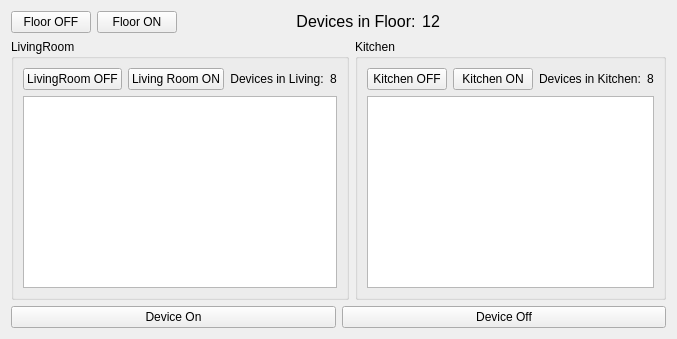
          <widget class="QWidget" name="FirstFloor">
           <attribute name="title">
            <string>First Floor</string>
           </attribute>
           <layout class="QGridLayout" name="gridLayout_7">
            <item row="0" column="0" colspan="2">
             <layout class="QGridLayout" name="gridLayout_9">
              <item row="0" column="0">
               <layout class="QHBoxLayout" name="horizontalLayout_9">
                <item>
                 <layout class="QHBoxLayout" name="horizontalLayout_8">
                  <item>
                   <widget class="QPushButton" name="pushButton_FirstFloorOff">
                    <property name="text">
                     <string>Floor OFF</string>
                    </property>
                   </widget>
                  </item>
                  <item>
                   <widget class="QPushButton" name="pushButton_FirstFloorOn">
                    <property name="text">
                     <string>Floor ON</string>
                    </property>
                   </widget>
                  </item>
                  <item>
                   <spacer name="horizontalSpacer_2">
                    <property name="orientation">
                     <enum>Qt::Orientation::Horizontal</enum>
                    </property>
                    <property name="sizeHint" stdset="0">
                     <size>
                      <width>40</width>
                      <height>20</height>
                     </size>
                    </property>
                   </spacer>
                  </item>
                  <item>
                   <widget class="QLabel" name="label_DevicesInFirstFloor">
                    <property name="text">
                     <string>&lt;html&gt;&lt;head/&gt;&lt;body&gt;&lt;p&gt;&lt;span style=&quot; font-size:12pt;&quot;&gt;Devices in Floor:&lt;/span&gt;&lt;/p&gt;&lt;/body&gt;&lt;/html&gt;</string>
                    </property>
                    <property name="alignment">
                     <set>Qt::AlignmentFlag::AlignCenter</set>
                    </property>
                   </widget>
                  </item>
                  <item>
                   <widget class="QLabel" name="Fetched_DevicesInFirstFloor">
                    <property name="text">
                     <string>&lt;html&gt;&lt;head/&gt;&lt;body&gt;&lt;p&gt;&lt;span style=&quot; font-size:12pt;&quot;&gt;12&lt;/span&gt;&lt;/p&gt;&lt;/body&gt;&lt;/html&gt;</string>
                    </property>
                    <property name="alignment">
                     <set>Qt::AlignmentFlag::AlignCenter</set>
                    </property>
                   </widget>
                  </item>
                  <item>
                   <spacer name="horizontalSpacer_3">
                    <property name="orientation">
                     <enum>Qt::Orientation::Horizontal</enum>
                    </property>
                    <property name="sizeHint" stdset="0">
                     <size>
                      <width>40</width>
                      <height>20</height>
                     </size>
                    </property>
                   </spacer>
                  </item>
                  <item>
                   <spacer name="horizontalSpacer">
                    <property name="orientation">
                     <enum>Qt::Orientation::Horizontal</enum>
                    </property>
                    <property name="sizeHint" stdset="0">
                     <size>
                      <width>40</width>
                      <height>20</height>
                     </size>
                    </property>
                   </spacer>
                  </item>
                 </layout>
                </item>
               </layout>
              </item>
             </layout>
            </item>
            <item row="1" column="0">
             <widget class="QGroupBox" name="groupBox_LivingRoom">
              <property name="title">
               <string>LivingRoom</string>
              </property>
              <layout class="QGridLayout" name="gridLayout_17">
               <item row="0" column="0">
                <layout class="QHBoxLayout" name="horizontalLayout_10">
                 <item>
                  <widget class="QPushButton" name="pushButton_LivingRoomOff">
                   <property name="text">
                    <string>LivingRoom OFF</string>
                   </property>
                  </widget>
                 </item>
                 <item>
                  <widget class="QPushButton" name="pushButton_LivingRoomOn">
                   <property name="text">
                    <string>Living Room ON</string>
                   </property>
                  </widget>
                 </item>
                 <item>
                  <layout class="QHBoxLayout" name="horizontalLayout_23">
                   <item>
                    <widget class="QLabel" name="label_DevicesInLiving">
                     <property name="text">
                      <string>&lt;html&gt;&lt;head/&gt;&lt;body&gt;&lt;p&gt;Devices in Living:&lt;/p&gt;&lt;/body&gt;&lt;/html&gt;</string>
                     </property>
                     <property name="alignment">
                      <set>Qt::AlignmentFlag::AlignCenter</set>
                     </property>
                    </widget>
                   </item>
                   <item>
                    <widget class="QLabel" name="Fetched_DevicesInLiving">
                     <property name="text">
                      <string>&lt;html&gt;&lt;head/&gt;&lt;body&gt;&lt;p&gt;8&lt;/p&gt;&lt;/body&gt;&lt;/html&gt;</string>
                     </property>
                     <property name="alignment">
                      <set>Qt::AlignmentFlag::AlignCenter</set>
                     </property>
                    </widget>
                   </item>
                  </layout>
                 </item>
                </layout>
               </item>
               <item row="1" column="0">
                <widget class="QTableView" name="tableView"/>
               </item>
              </layout>
             </widget>
            </item>
            <item row="1" column="1">
             <widget class="QGroupBox" name="groupBox_4">
              <property name="title">
               <string>Kitchen</string>
              </property>
              <layout class="QGridLayout" name="gridLayout_18">
               <item row="0" column="0">
                <layout class="QHBoxLayout" name="horizontalLayout_13">
                 <item>
                  <widget class="QPushButton" name="pushButton_KitchenOff">
                   <property name="text">
                    <string>Kitchen OFF</string>
                   </property>
                  </widget>
                 </item>
                 <item>
                  <widget class="QPushButton" name="pushButton_KitchenOn">
                   <property name="text">
                    <string>Kitchen ON</string>
                   </property>
                  </widget>
                 </item>
                 <item>
                  <layout class="QHBoxLayout" name="horizontalLayout_24">
                   <item>
                    <widget class="QLabel" name="label_DevicesInKitchen">
                     <property name="text">
                      <string>&lt;html&gt;&lt;head/&gt;&lt;body&gt;&lt;p&gt;Devices in Kitchen:&lt;/p&gt;&lt;/body&gt;&lt;/html&gt;</string>
                     </property>
                     <property name="alignment">
                      <set>Qt::AlignmentFlag::AlignCenter</set>
                     </property>
                    </widget>
                   </item>
                   <item>
                    <widget class="QLabel" name="Fetched_DevicesInKitchen">
                     <property name="text">
                      <string>&lt;html&gt;&lt;head/&gt;&lt;body&gt;&lt;p&gt;8&lt;/p&gt;&lt;/body&gt;&lt;/html&gt;</string>
                     </property>
                     <property name="alignment">
                      <set>Qt::AlignmentFlag::AlignCenter</set>
                     </property>
                    </widget>
                   </item>
                  </layout>
                 </item>
                </layout>
               </item>
               <item row="1" column="0">
                <widget class="QTableView" name="tableView_2"/>
               </item>
               <item row="2" column="0">
                <layout class="QHBoxLayout" name="horizontalLayout_25"/>
               </item>
              </layout>
             </widget>
            </item>
            <item row="2" column="0" colspan="2">
             <layout class="QHBoxLayout" name="horizontalLayout_21">
              <item>
               <widget class="QPushButton" name="pushButton_FirstFloorDeviceOn">
                <property name="text">
                 <string>Device On</string>
                </property>
               </widget>
              </item>
              <item>
               <widget class="QPushButton" name="pushButton_FirstFloorDeviceOff">
                <property name="text">
                 <string>Device Off</string>
                </property>
               </widget>
              </item>
             </layout>
            </item>
           </layout>
          </widget>
